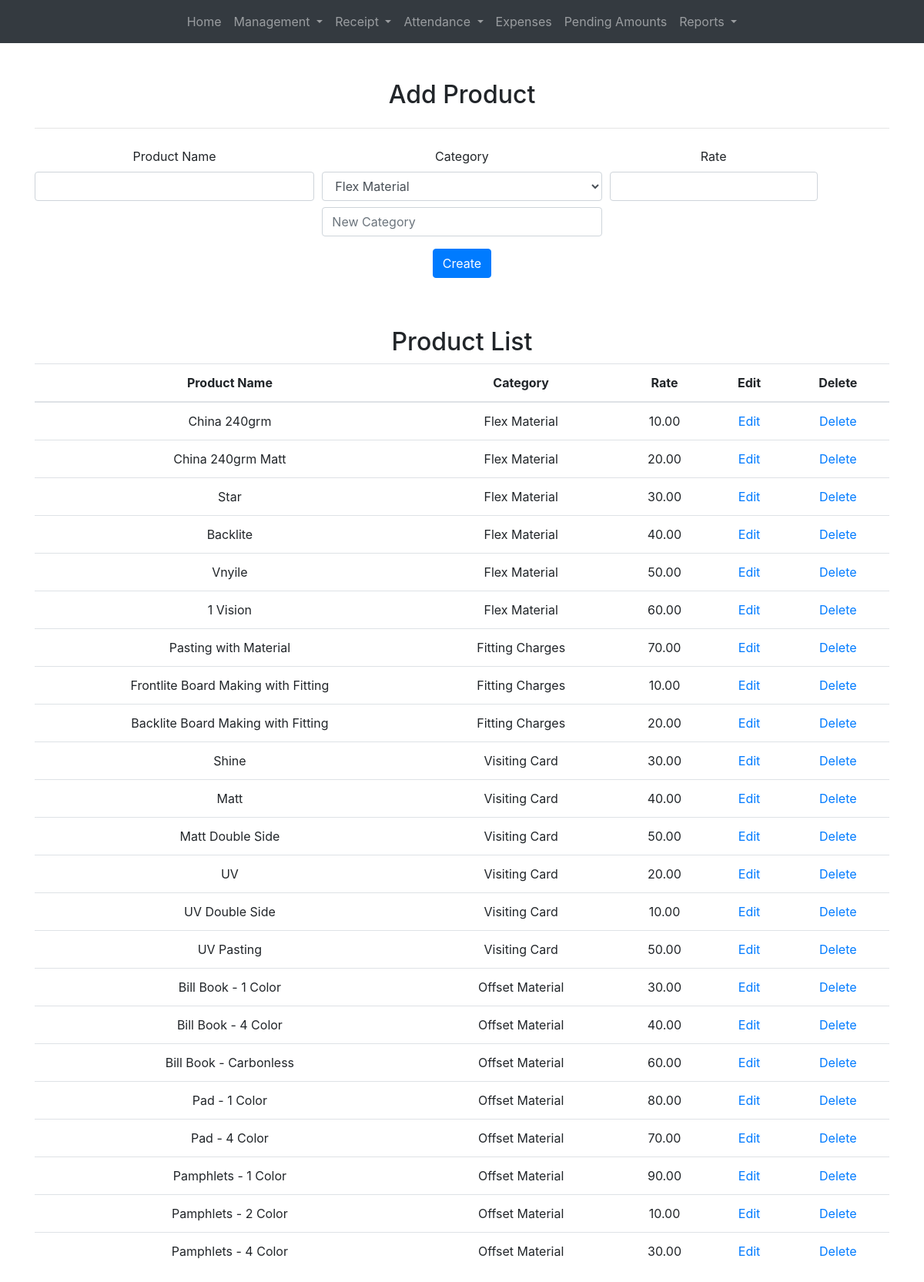
/prod.php, run on the app's committed database.
### tables this page shows
CREATE TABLE IF NOT EXISTS product (
    id INT AUTO_INCREMENT PRIMARY KEY,
    date DATE DEFAULT CURRENT_DATE,
    name VARCHAR(255) NOT NULL,
    category VARCHAR(255) NOT NULL,
    rate DECIMAL(10, 2)
);

### prod.php (the view, shortened to what this page needs)
<?php include 'includes/header.php'; ?>
<?php
$product = null;
?>
<!DOCTYPE html>
<html lang="en">
<head>
    <link rel="stylesheet" href="https://stackpath.bootstrapcdn.com/bootstrap/4.5.2/css/bootstrap.min.css">
</head>
<body>
    <br><div class="container mt-4 text-center">
    <h2><?php echo isset($product) ? 'Edit Product' : 'Add Product'; ?></h2>
    <hr class="my-4">
    <form action="<?php echo isset($product) ? 'includes/update_product.php' : 'includes/create_product.php'; ?>" method="post">
        <div class="form-row">
            <div class="col-md-4 mb-3">
                <label for="name">Product Name</label>
                <input type="text" class="form-control" id="name" name="name" value="<?php echo isset($product) ? $product['name'] : ''; ?>" required>
            </div>
            <div class="col-md-4 mb-3">
                <label for="category">Category</label>
                <select class="form-control" id="category" name="category">
                    <?php
                    include 'includes/db_connection.php';
                    $sql = "SELECT DISTINCT category FROM product";
                    $result = $conn->query($sql);
                    while ($row = $result->fetch_assoc()) {
                        $selected = ($product && $product['category'] == $row['category']) ? 'selected' : '';
                        echo '<option value="' . $row['category'] . '" ' . $selected . '>' . $row['category'] . '</option>';
                    }
                    ?>
                </select>
                <input type="text" class="form-control mt-2" id="new_category" name="new_category" value="" placeholder="New Category">
            </div>
            <div class="col-md-3 mb-3">
                <label for="rate">Rate</label>
                <input type="number" step="0.01" class="form-control" id="rate" name="rate" value="<?php echo isset($product) ? $product['rate'] : ''; ?>" required>
            </div>
        </div>
        <div class="form-group text-center">
            <button type="submit" class="btn btn-primary"><?php echo isset($product) ? 'Update' : 'Create'; ?></button>
        </div>
    </form>
</div><br>
<div class="container mt-4 text-center">
    <h2>Product List</h2>
    <table class="table">
        <thead>
            <tr>
                <th>Product Name</th>
                <th>Category</th>
                <th>Rate</th>
                <th>Edit</th>
                <th>Delete</th>
            </tr>
        </thead>
        <tbody>
            <?php
            include 'includes/db_connection.php';
            $sql = "SELECT * FROM product";
            $result = $conn->query($sql);
            if ($result->num_rows > 0) {
                while ($row = $result->fetch_assoc()) {
                    echo '<tr>';
                    echo '<td>' . $row['name'] . '</td>';
                    echo '<td>' . $row['category'] . '</td>';
                    echo '<td>' . $row['rate'] . '</td>';
                    echo '<td><a href="prod.php?id=' . $row['id'] . '">Edit</a></td>';
                    echo '<td><a href="includes/del_prod.php?id='. $row['id'] . '">Delete</a></td>';
                    echo '</tr>';
                }
            } else {
                echo '<tr><td colspan="5">No products found</td></tr>';
            }
            ?>
        </tbody>
    </table>
</div>
</body>
</html>
<?php include 'includes/footer.php'; ?>

### includes/header.php (shortened to what this page needs)
<!DOCTYPE html>
<html lang="en">
<head>
    <link rel="stylesheet" href="https://stackpath.bootstrapcdn.com/bootstrap/4.5.2/css/bootstrap.min.css">
</head>
<body>
    <nav class="navbar navbar-expand-lg navbar-dark bg-dark">
        <div class="collapse navbar-collapse" id="navbarNav">
            <ul class="navbar-nav mx-auto">
                <li class="nav-item">
                    <a class="nav-link" href="index.php">Home</a>
                </li>
                <li class="nav-item dropdown">
                    <a class="nav-link dropdown-toggle" href="#" id="managerDropdown" role="button" data-toggle="dropdown" aria-haspopup="true" aria-expanded="false">
                        Management
                    </a>
                </li>
                <li class="nav-item dropdown">
                    <a class="nav-link dropdown-toggle" href="#" id="receiptDropdown" role="button" data-toggle="dropdown" aria-haspopup="true" aria-expanded="false">
                        Receipt
                    </a>
                </li>
                <li class="nav-item dropdown">
                    <a class="nav-link dropdown-toggle" href="#" id="attendanceDropdown" role="button" data-toggle="dropdown" aria-haspopup="true" aria-expanded="false">
                        Attendance
                    </a>
                </li>
                <li class="nav-item">
                    <a class="nav-link" href="exp.php">Expenses</a>
                </li>
                <li class="nav-item">
                    <a class="nav-link" href="pend.php">Pending Amounts</a>
                </li>
                <li class="nav-item dropdown">
                    <a class="nav-link dropdown-toggle" href="#" id="attendanceDropdown" role="button" data-toggle="dropdown" aria-haspopup="true" aria-expanded="false">
                    Reports
                    </a>
                </li>
            </ul>
        </div>
    </nav>
</body>
</html>

### includes/footer.php (shortened to what this page needs)
</body>
</html>

### data on the page
product: name "China 240grm", category "Flex Material", rate "10.00"
product: name "China 240grm Matt", category "Flex Material", rate "20.00"
product: name "Star", category "Flex Material", rate "30.00"
product: name "Backlite", category "Flex Material", rate "40.00"
product: name "Vnyile", category "Flex Material", rate "50.00"
product: name "1 Vision", category "Flex Material", rate "60.00"
product: name "Pasting with Material", category "Fitting Charges", rate "70.00"
product: name "Frontlite Board Making with Fitting", category "Fitting Charges", rate "10.00"
product: name "Backlite Board Making with Fitting", category "Fitting Charges", rate "20.00"
product: name "Shine", category "Visiting Card", rate "30.00"
product: name "Matt", category "Visiting Card", rate "40.00"
product: name "Matt Double Side", category "Visiting Card", rate "50.00"
product: name "UV", category "Visiting Card", rate "20.00"
product: name "UV Double Side", category "Visiting Card", rate "10.00"
product: name "UV Pasting", category "Visiting Card", rate "50.00"
product: name "Bill Book - 1 Color", category "Offset Material", rate "30.00"
product: name "Bill Book - 4 Color", category "Offset Material", rate "40.00"
product: name "Bill Book - Carbonless", category "Offset Material", rate "60.00"
product: name "Pad - 1 Color", category "Offset Material", rate "80.00"
product: name "Pad - 4 Color", category "Offset Material", rate "70.00"
product: name "Pamphlets - 1 Color", category "Offset Material", rate "90.00"
product: name "Pamphlets - 2 Color", category "Offset Material", rate "10.00"
product: name "Pamphlets - 4 Color", category "Offset Material", rate "30.00"

### other printed values
form field category "Flex Material"
